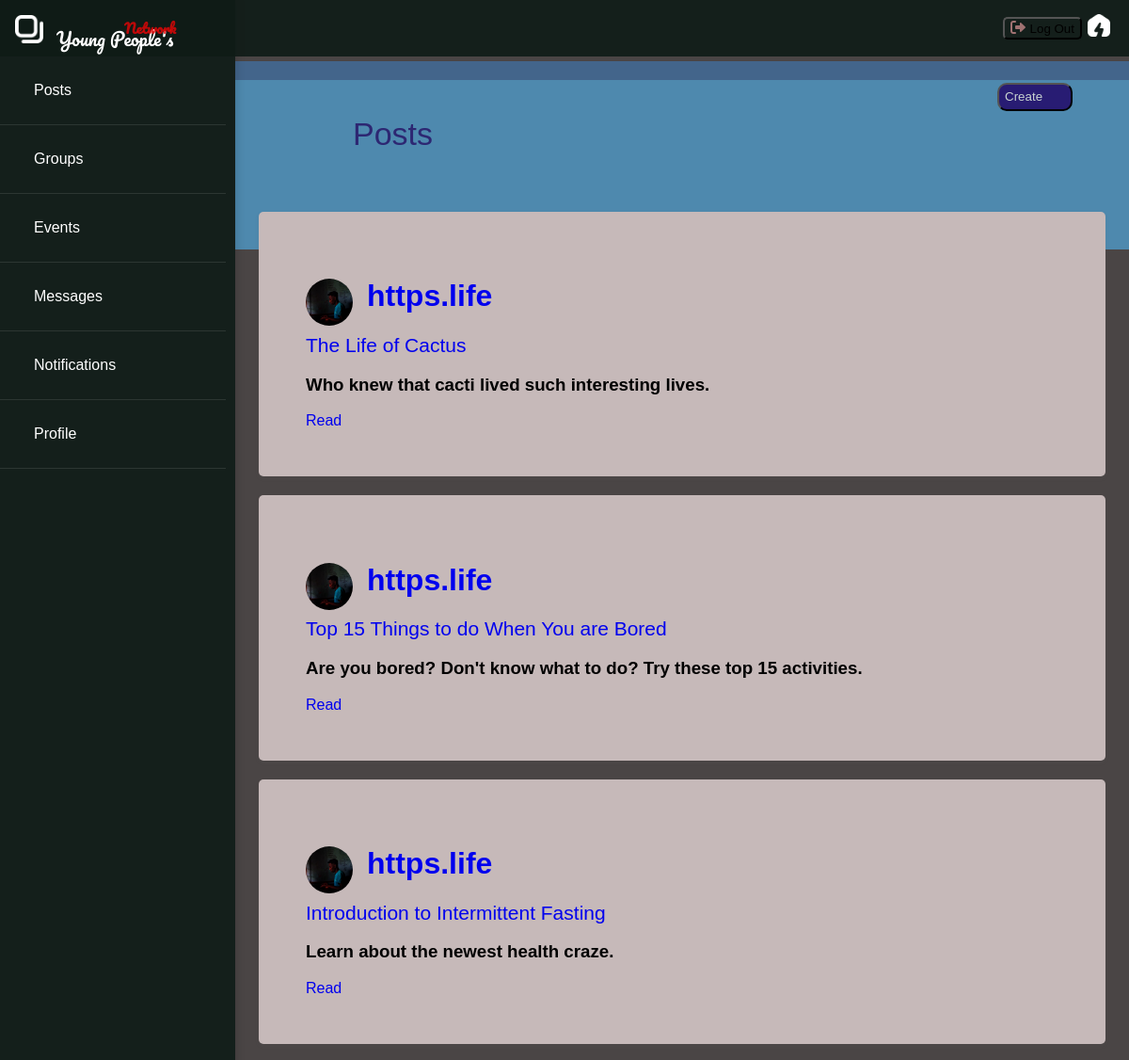
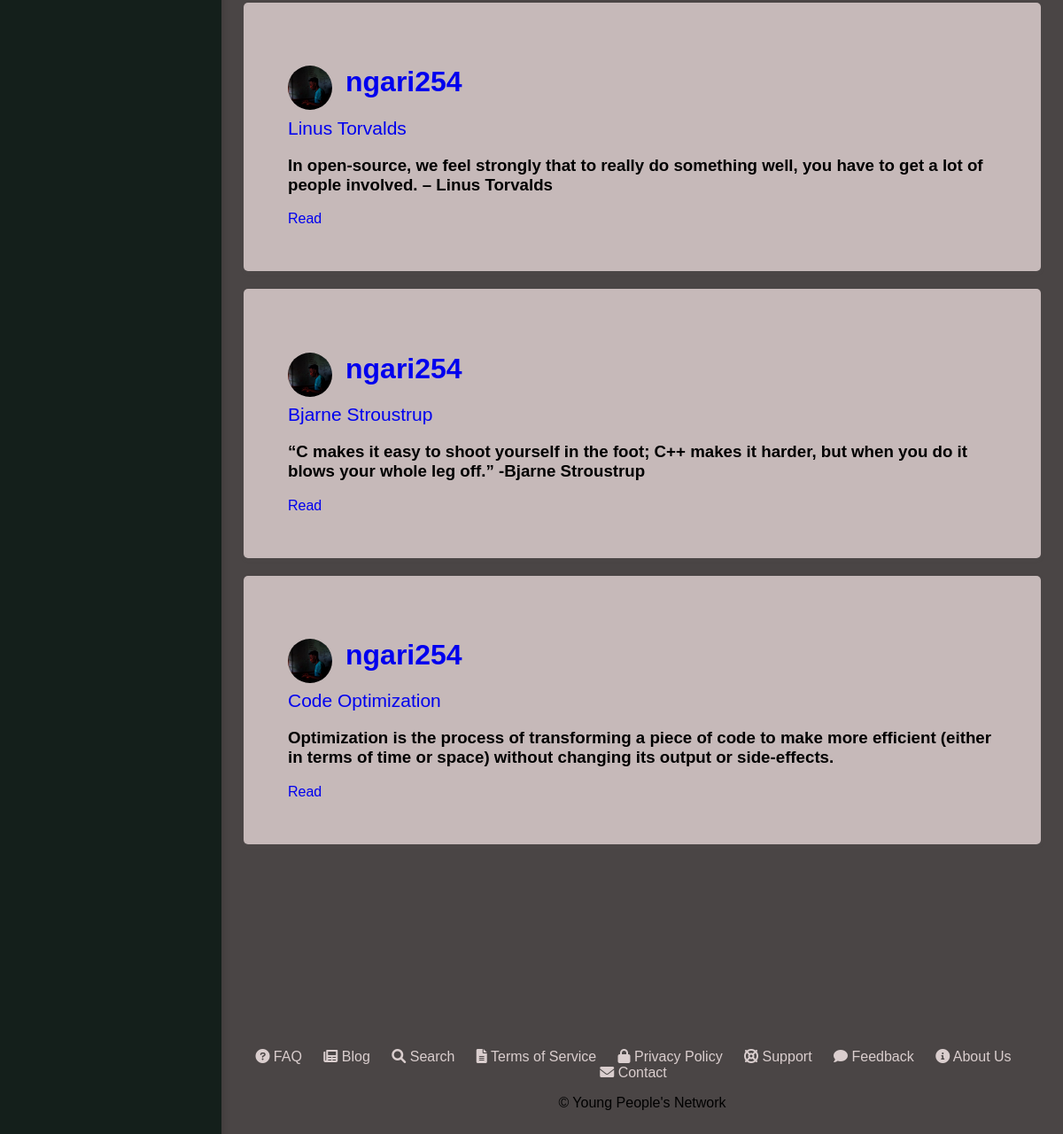
The app's page /posts/ (signed in) with its own data (2 pictures, top to bottom).
### apps/posts/models.py (models this page shows, shortened)
class Post(models.Model):
    author = models.ForeignKey(settings.AUTH_USER_MODEL, on_delete=models.CASCADE, related_name='posts')
    title = models.CharField(max_length=255)
    subtitle = models.CharField(max_length=510)
    content = models.TextField()
    image = models.ImageField(upload_to='post_images/', blank=True, null=True)
    created_at = models.DateTimeField(auto_now_add=True)
    updated_at = models.DateTimeField(auto_now=True)
    likes = models.ManyToManyField(settings.AUTH_USER_MODEL, related_name='liked_posts', blank=True)
    shared_from = models.ForeignKey('self', null=True, blank=True, on_delete=models.SET_NULL, related_name='shares')

### apps/users/models.py (models this page shows, shortened)
class CustomUser(AbstractBaseUser, PermissionsMixin):
    email = models.EmailField(unique=True)
    username = models.CharField(max_length=255, unique=True)
    first_name = models.CharField(max_length=30)
    last_name = models.CharField(max_length=30)
    is_active = models.BooleanField(default=True)
    is_staff = models.BooleanField(default=False)
    date_joined = models.DateTimeField(default=timezone.now)
    groups = models.ManyToManyField(Group, related_name='customuser_set', blank=True)
    user_permissions = models.ManyToManyField(Permission, related_name='customuser_set', blank=True)
    objects = CustomUserManager()
    USERNAME_FIELD = 'email'
    REQUIRED_FIELDS = ['username', 'first_name', 'last_name']

### apps/profile/models.py (models this page shows, shortened)
class Profile(models.Model):
    user = models.OneToOneField(settings.AUTH_USER_MODEL, on_delete=models.CASCADE, related_name='profile')
    bio = models.TextField(blank=True, null=True)
    location = models.CharField(max_length=255, blank=True, null=True)
    birth_date = models.DateField(blank=True, null=True)
    profile_image = models.ImageField(upload_to='profile_images/', blank=True, null=True)
    cover_image = models.ImageField(upload_to='cover_images/', blank=True, null=True)
    created_at = models.DateTimeField(auto_now_add=True)
    updated_at = models.DateTimeField(auto_now=True)

### apps/posts/views.py (the view)
# urls.py: path('', PostListView.as_view(), name='post_list'),
class PostListView(ListView):
    model = Post
    template_name = 'posts/post_list.html'
    context_object_name = 'posts'
    paginate_by = 10

### apps/posts/templates/posts/post_list.html
{% extends "base.html" %}
{% load static %}
{% block content %}
<div class="wrapper">
    <div class="top">
        <div class="title">
            <h1>Posts</h1>
            <button class="create-btn">
                <a href="{% url 'posts:post_create' %}">Create</a>
            </button>
        </div>
    </div>
    <div class="content">
        {% for post in posts %}
        <div class="card">
            <a href="{% url 'profile:profile_detail' user.id %}">
                {% if user.profile.profile_image %}
                <img src="{{ user.profile.profile_image.url }}" alt="Profile Image" class="profile-img-post">
                {% else %}
                <img src="{% static 'images/default_profile_image.png' %}" alt="Default Profile Image" class="profile-img-post">
                {% endif %}
                <h1><b>{{ post.author.username}}</b></h1>
                </a>
            <a href="{% url 'posts:post_detail' pk=post.pk %}">
                <h2>{{ post.title }}</h2>
            </a>
            <h3>{{ post.subtitle }}</h3>
            <a href="{% url 'posts:post_detail' pk=post.pk %}">Read</a>
        </div>
        {% endfor %}
    </div>
</div>
{% endblock %}

### config/static/css/styles.css (style rules this page uses)
body { background: rgba(54, 48, 48, 0.897); background-size: cover; background-repeat: no-repeat; background-attachment: fixed; margin: 0; padding: 0; font-family: 'Arial', sans-serif; }
.wrapper { position: relative; clear: both; margin: 0 auto 75px auto; width: 100%; overflow: hidden; }
.top { background: #4e89ae; height: 180px; border-top: 20px solid #43658b; overflow: hidden; }
.top .title { width: 700px; margin: 38px auto 0 auto; display: flex; align-items: center; }
.title a { display: flex; align-items: center; text-decoration: none; color: inherit; }
.profile-img-post { width: 80px; height: 80px; border-radius: 50%; margin-right: 15px; float: left; }
.title h1 { font-size: 34px; color: #2d2772; font-weight: 500; margin: 0; }
.content { padding: 20px; }
.create-btn { position: relative; background-color: #1f0264cc; border-radius: 10px; text-decoration: none; width: 80px; height: 30px; left: 600px; bottom: 40px; transition: background-color 0.3s ease; text-align: center; text-decoration: none; }
.create-btn a { color: #c9d4d1; text-decoration: none; }
.content { margin: -80px auto 100px; padding-bottom: 20px; }
.card { position: relative; background: #c6b9b9; border-radius: 5px; padding:50px; height: min-content; width: 800px; margin: 20px auto 0 auto; box-shadow: 0 2px 4px rgba(100,100,100,.1); }
.card h2 { font-size:21px; font-weight:500; }
.card a { text-decoration: none; }
.profile-img-post { height: 50px; width: 50px; border-radius: 100%; float: left; top: 0; position: relative; }

### records on screen
Post: profile.profile_image (picture), author.username "https.life", title "The Life of Cactus", subtitle "Who knew that cacti lived such interesting lives."
Post: profile.profile_image (picture), author.username "https.life", title "Top 15 Things to do When You are Bored", subtitle "Are you bored? Don't know what to do? Try these top 15 activities."
Post: profile.profile_image (picture), author.username "https.life", title "Introduction to Intermittent Fasting", subtitle "Learn about the newest health craze."
Post: profile.profile_image (picture), author.username "ngari254", title "Linus Torvalds", subtitle "In open-source, we feel strongly that to really do something well, you have to get a lot of people involved. – Linus Torvalds"
Post: profile.profile_image (picture), author.username "ngari254", title "Bjarne Stroustrup", subtitle "“C makes it easy to shoot yourself in the foot; C++ makes it harder, but when you do it blows your whole leg off.” -Bjarne Stroustrup"
Post: profile.profile_image (picture), author.username "ngari254", title "Code Optimization", subtitle "Optimization is the process of transforming a piece of code to make more efficient (either in terms of time or space) without changing its output or side-effects."
